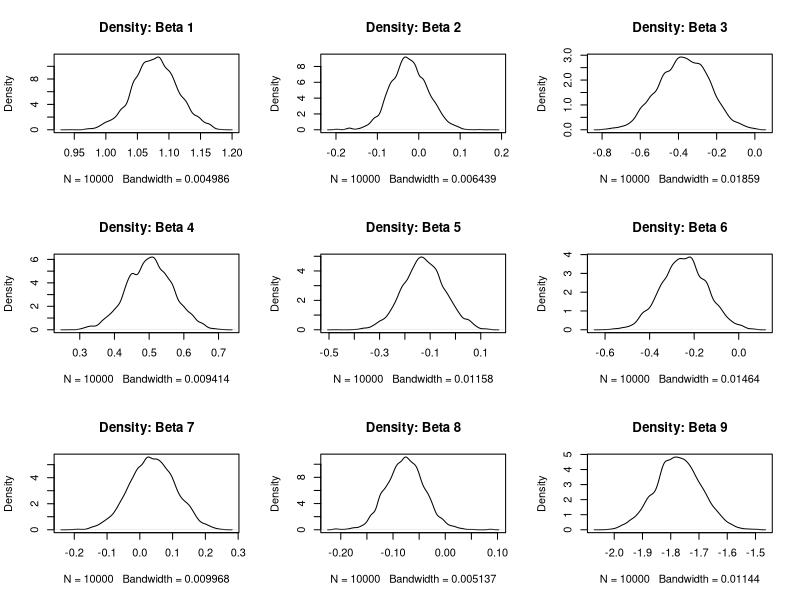
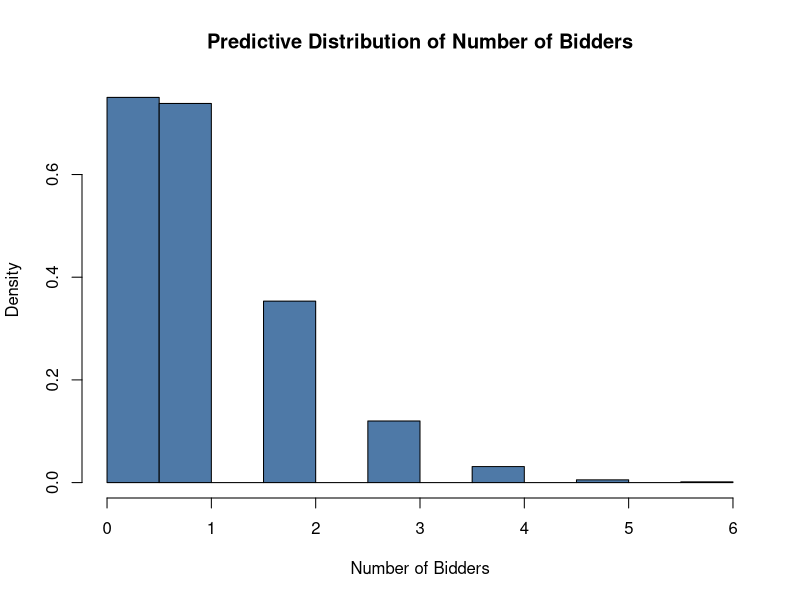

Reproduce these figures in R, in order.
## ---- chunk 1
knitr::opts_chunk$set(echo = TRUE)
## ---- chunk 2
library(knitr)
## ---- chunk 3
# read data
data <- read.table("eBayNumberOfBidderData_2025.dat", header = T)

# (a) Poisson MLE using glm
mod <- glm(nBids ~ PowerSeller + VerifyID + Sealed + Minblem + MajBlem +
             LargNeg + LogBook + MinBidShare, data = data, family = "poisson")
coefs <- summary(mod)$coefficients
kable(coefs, caption = "Summary of the Poisson regression model")
## ---- chunk 4
# (b)
y <- data$nBids
X <- model.matrix(mod)

# log-posterior function
log_posterior <- function(beta, X, y){
  XtX <- t(X) %*% X
  sigma0_inv <- (1/100) * XtX
  # llik 
  eta <- X %*% beta
  llik <- sum(y * eta - exp(eta))
  
  # log-prior (gaussian with mean 0)
  logprior <- -0.5 * t(beta) %*% sigma0_inv %*% beta
  
  # Return scalar value
  log_post <- llik + logprior
    
  return(as.numeric(log_post))
}

# find posterior mode
# Initialize beta
init_beta <- rep(0, ncol(X))

# Optimization
opt_result <- optim(
  par = init_beta,
  fn = function(beta) -log_posterior(beta, X, y), # negative because optim minimizes
  method = "BFGS",
  hessian = TRUE
)

# Posterior mode and Hessian
beta_tilde <- opt_result$par
Hessian <- opt_result$hessian
## ---- chunk 5
kable(round(beta_tilde, 2), caption = "Posterior mode estimates of beta")
## ---- chunk 6
kable(round(Hessian, 2), caption = "Negative Hessian (observed information) at the posterior mode")
## ---- chunk 7
# (c)
MetropolisHastings <- function(x_init, n_iter, prop_dist_rand, target, X, y, Sigma, c){
  set.seed(1234)
  
  # initial values
  p <- length(x_init)
  x <- matrix(NA, nrow = n_iter, ncol = p)
  x[1, ] <- x_init
  acc <- 0
  
  for (t in 2:n_iter) {
    x_candidate <- prop_rand(x[t - 1, ], Sigma, c)
    x_candidate <- as.vector(x_candidate)
    
    log_r <- target(x_candidate, X, y) - target(x[t - 1, ], X, y)
    if (log(runif(1)) < log_r) {
      x[t, ] <- x_candidate
      acc <- acc + 1
    } else {
      x[t, ] <- x[t - 1, ]
    }
  }
  return(list(chain = x, acceptance_rate = sum(acc)/(n_iter-1)))
}

prop_rand <- function(theta, Sigma, c){
  mvtnorm::rmvnorm(1, mean = theta, sigma = c * Sigma)
}

#init_beta <- rep(0, ncol(X))  # or use beta_tilde from earlier optimization
Sigma <- solve(Hessian)

result <- MetropolisHastings(
  x_init = beta_tilde, # init_beta,
  n_iter = 10000,
  prop_dist = prop_rand,
  target = log_posterior,
  X = X,
  y = y,
  Sigma = Sigma,
  c = 0.5  # tuning parameter
)

posterior_samples <- result$chain
acceptance_rate <- result$acceptance_rate
## ---- chunk 8
# Density plots
par(mfrow = c(3, 3))
for (j in 1:ncol(posterior_samples)) {
  plot(density(posterior_samples[, j]), main = paste("Density: Beta", j))
}
## ---- chunk 9
# (d)
x_new <- c(1,    # Intercept
           1,    # PowerSeller
           0,    # VerifyID
           1,    # Sealed
           0,    # MinBlem
           1,    # MajBlem
           0,    # LargNeg
           1.3,  # LogBook
           0.7)  # MinBidShare

# Compute lambda for each posterior draw
lambda_draws <- apply(posterior_samples, 1, function(beta) {
  exp(sum(beta * x_new))
})

# Simulate nBids for new auction
set.seed(1234)
pred_nBids <- rpois(length(lambda_draws), lambda = lambda_draws)

# Plot predictive distribution
par(mfrow = c(1,1))
hist(pred_nBids, col = "#4E79A7", probability = TRUE, breaks = 20,
     main = "Predictive Distribution of Number of Bidders",
     xlab = "Number of Bidders")

# Estimate P(nBids = 0)
prob_zero_bidders <- mean(pred_nBids == 0)
